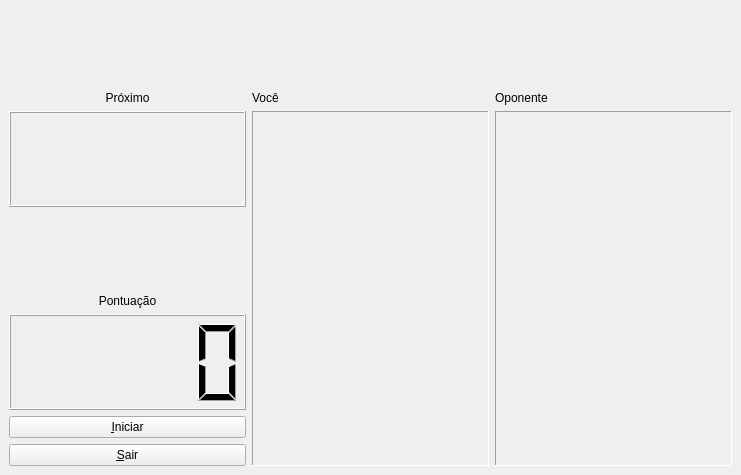
<?xml version="1.0" encoding="UTF-8"?>
<ui version="4.0">
 <class>TetrixWindow</class>
 <widget class="QWidget" name="TetrixWindow">
  <property name="geometry">
   <rect>
    <x>0</x>
    <y>0</y>
    <width>741</width>
    <height>475</height>
   </rect>
  </property>
  <property name="windowTitle">
   <string>Tetrix</string>
  </property>
  <layout class="QVBoxLayout">
   <property name="spacing">
    <number>6</number>
   </property>
   <property name="margin">
    <number>9</number>
   </property>
   <item>
    <layout class="QGridLayout">
     <property name="margin">
      <number>0</number>
     </property>
     <property name="spacing">
      <number>6</number>
     </property>
     <item row="0" column="0">
      <widget class="QLabel" name="nextLabel">
       <property name="text">
        <string>Próximo</string>
       </property>
       <property name="alignment">
        <set>Qt::AlignBottom|Qt::AlignHCenter</set>
       </property>
      </widget>
     </item>
     <item row="1" column="1" rowspan="5">
      <widget class="TetrixBoard" name="board">
       <property name="focusPolicy">
        <enum>Qt::StrongFocus</enum>
       </property>
       <property name="frameShape">
        <enum>QFrame::Panel</enum>
       </property>
       <property name="frameShadow">
        <enum>QFrame::Sunken</enum>
       </property>
      </widget>
     </item>
     <item row="1" column="0">
      <widget class="QLabel" name="nextPieceLabel">
       <property name="frameShape">
        <enum>QFrame::Box</enum>
       </property>
       <property name="frameShadow">
        <enum>QFrame::Raised</enum>
       </property>
       <property name="text">
        <string/>
       </property>
       <property name="alignment">
        <set>Qt::AlignCenter</set>
       </property>
      </widget>
     </item>
     <item row="4" column="0">
      <widget class="QPushButton" name="startButton">
       <property name="focusPolicy">
        <enum>Qt::NoFocus</enum>
       </property>
       <property name="text">
        <string>&amp;Iniciar</string>
       </property>
      </widget>
     </item>
     <item row="5" column="0">
      <widget class="QPushButton" name="quitButton">
       <property name="focusPolicy">
        <enum>Qt::NoFocus</enum>
       </property>
       <property name="text">
        <string>&amp;Sair</string>
       </property>
      </widget>
     </item>
     <item row="1" column="2" rowspan="5">
      <widget class="TetrixBoard" name="opBoard">
       <property name="focusPolicy">
        <enum>Qt::StrongFocus</enum>
       </property>
       <property name="frameShape">
        <enum>QFrame::Panel</enum>
       </property>
       <property name="frameShadow">
        <enum>QFrame::Sunken</enum>
       </property>
      </widget>
     </item>
     <item row="2" column="0">
      <widget class="QLabel" name="scoreLabel">
       <property name="text">
        <string>Pontuação</string>
       </property>
       <property name="alignment">
        <set>Qt::AlignBottom|Qt::AlignHCenter</set>
       </property>
      </widget>
     </item>
     <item row="3" column="0">
      <widget class="QLCDNumber" name="scoreLcd">
       <property name="segmentStyle">
        <enum>QLCDNumber::Filled</enum>
       </property>
      </widget>
     </item>
     <item row="0" column="2">
      <widget class="QLabel" name="label_2">
       <property name="text">
        <string>Oponente</string>
       </property>
       <property name="alignment">
        <set>Qt::AlignBottom|Qt::AlignLeading|Qt::AlignLeft</set>
       </property>
      </widget>
     </item>
     <item row="0" column="1">
      <widget class="QLabel" name="label">
       <property name="text">
        <string>Você</string>
       </property>
       <property name="alignment">
        <set>Qt::AlignBottom|Qt::AlignLeading|Qt::AlignLeft</set>
       </property>
      </widget>
     </item>
    </layout>
   </item>
  </layout>
 </widget>
 <customwidgets>
  <customwidget>
   <class>TetrixBoard</class>
   <extends>QFrame</extends>
   <header>tetrixboard.h</header>
   <container>1</container>
  </customwidget>
 </customwidgets>
 <resources/>
 <connections/>
</ui>
